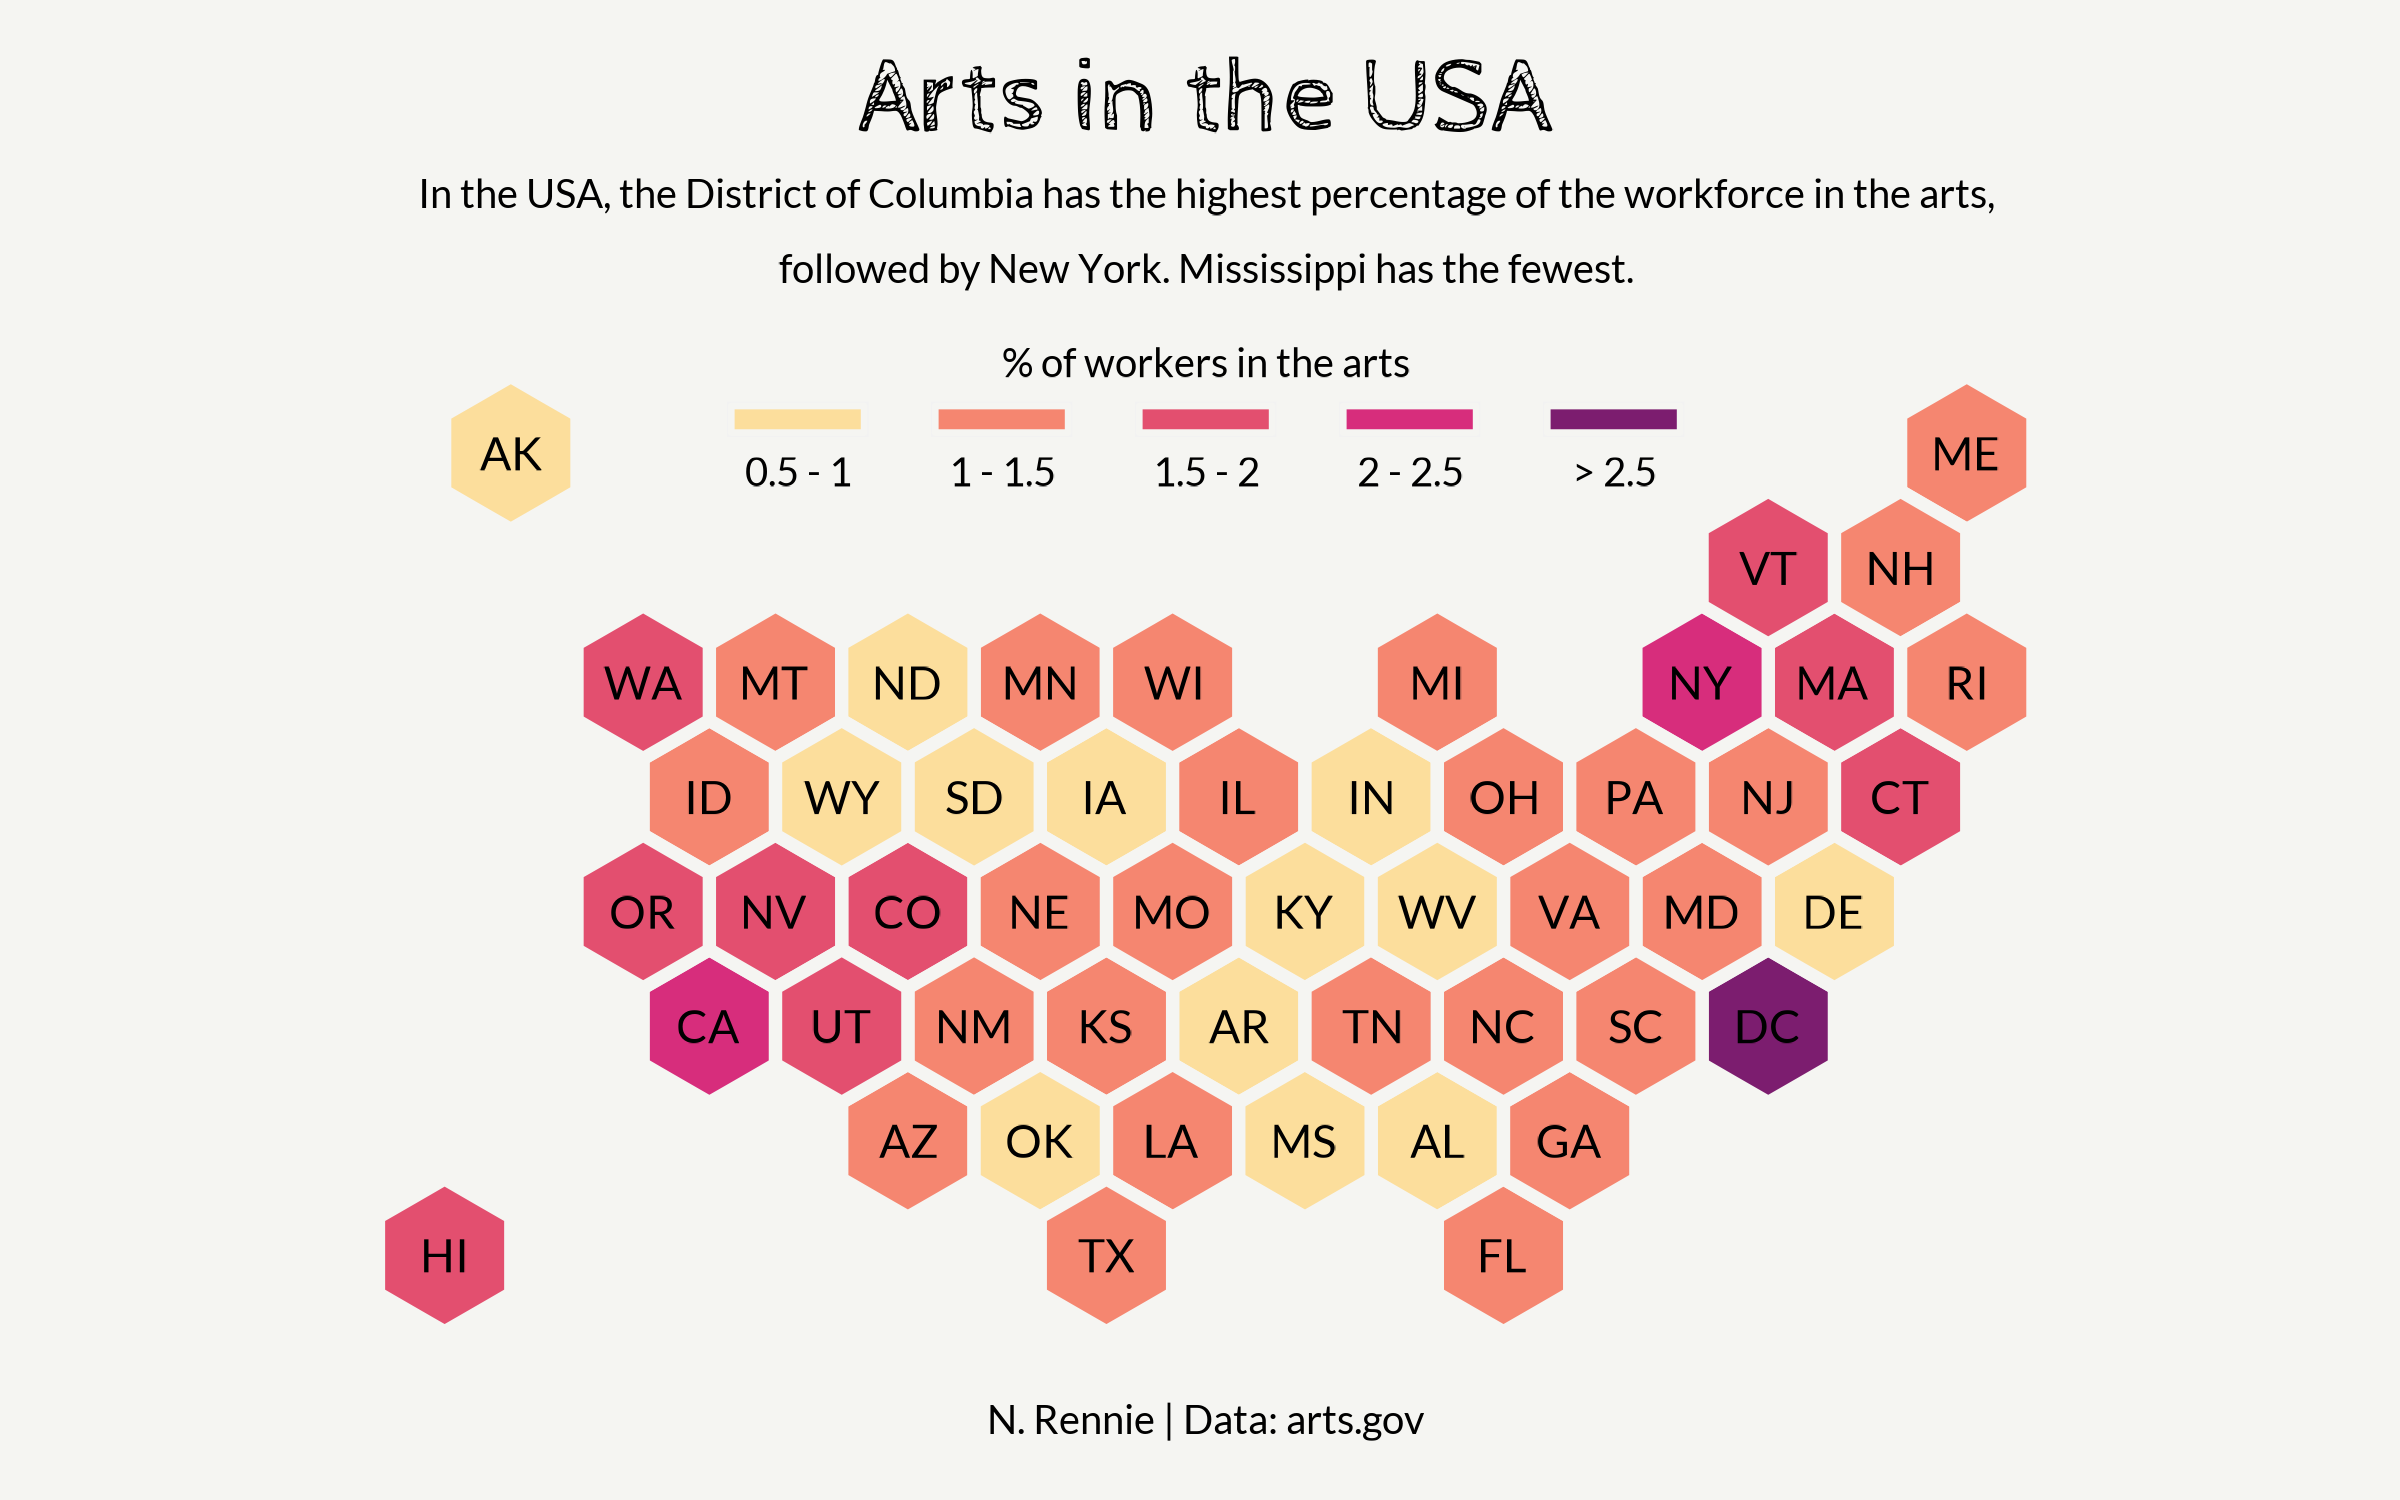

Write the R code that produced this figure.
library(tidyverse)
library(showtext)
library(sf)
library(usefunc)
library(rcartocolor)
library(camcorder)

# load fonts
font_add_google("Cabin Sketch", "cabin")
font_add_google("Lato", "lato")
showtext_auto()

# load data
artists <- readr::read_csv('https://raw.githubusercontent.com/rfordatascience/tidytuesday/master/data/2022/2022-09-27/artists.csv')

# % of workforce in the arts per state
workers_by_state <- artists %>%
  select(-c("artists_share", "location_quotient")) %>%
  group_by(state, type) %>%
  summarise(total_workers = sum(all_workers_n, na.rm = TRUE)) %>%
  select(-type) %>%
  distinct()

plot_data <- artists %>%
  select(-c("artists_share", "location_quotient")) %>%
  group_by(state) %>%
  summarise(total_artists = sum(artists_n, na.rm = TRUE)) %>%
  left_join(workers_by_state, by = "state") %>%
  mutate(artists_share = total_artists/total_workers,
         artists_share = 100*artists_share)

# Download the hexagons here: https://team.carto.com/u/andrew/tables/andrew.us_states_hexgrid/public/map.
hex_data <- geojson_sf("2022/2022-09-27/us_states_hexgrid.geojson")
hex_data <- hex_data %>%
  mutate(google_name = stringr::str_extract(google_name, pattern = "^[^\\(]+"),
         google_name = stringr::str_trim(google_name)) %>%
  left_join(plot_data, by = c("google_name" = "state")) %>%
  sf::st_drop_geometry()

# bin colours
artists_share_bin <- cut(hex_data$artists_share,
                         breaks = c(0, 0.5, 1, 1.5, 2.0, 2.5, Inf),
                         labels = c("0 - 0.5", "0.5 - 1", "1 - 1.5", "1.5 - 2", "2 - 2.5", "> 2.5"),
                         include.lowest = TRUE )
hex_data$artists_share_bin <- artists_share_bin

# fix map crs
us <- geojson_read("2022/2022-09-27/us_states_hexgrid.geojson",  what = "sp")
us_map <- fortify(us, region="iso3166_2")

us_map <- us_map %>%
  left_join(hex_data, by = c("id" = "iso3166_2"))

# get centres
centres <- sf::st_centroid(hex_data)
centres_text <- as.data.frame(sf::st_coordinates(centres))
centres_text$iso3166_2 <- centres$iso3166_2

# define subtitle
st <- usefunc::str_wrap_break("In the USA, the District of Columbia has the highest percentage of the workforce in the arts, followed by New York. Mississippi has the fewest.", 100)

# start recording
gg_record(
  dir = file.path("2022", "2022-09-27", "recording"), # where to save the recording
  device = "png", # device to use to save images
  width = 8, # width of saved image
  height = 5, # height of saved image
  units = "in", # units for width and height
  dpi = 300 # dpi to use when saving image
)

# plot
ggplot() +
  geom_map(data = us_map,
           mapping = aes(map_id = id,
                         x = long,
                         y = lat,
                         fill = artists_share_bin),
           map = us_map,
           colour = "#f5f5f2",
           size = 1.5) +
  coord_map() +
  geom_text(data = centres_text,
            mapping = aes(x = X,
                          y = Y,
                          label = iso3166_2),
            size = 12,
            family = "lato") +
  scale_fill_carto_d(palette = "SunsetDark",
                     direction = 1,
                     guide = guide_legend(keyheight = unit(3, units = "mm"),
                                          keywidth = unit(12, units = "mm"),
                                          label.position = "bottom",
                                          title.position = 'top',
                                          nrow = 1,
                                          title = "% of workers in the arts")) +
  labs(title = "Arts in the USA",
       subtitle = st,
       caption = "N. Rennie | Data: arts.gov") +
  theme(plot.background = element_rect(fill = "#f5f5f2",
                                       colour = "#f5f5f2"),
        panel.background = element_rect(fill = "#f5f5f2",
                                        colour = "#f5f5f2"),
        legend.background = element_rect(fill = "transparent",
                                         colour = "transparent"),
        plot.title = element_text(hjust = 0.5,
                                  size = 80,
                                  family = "cabin"),
        plot.subtitle = element_text(hjust = 0.5,
                                     family = "lato",
                                     size = 30,
                                     lineheight = 0.5),
        plot.caption = element_text(hjust = 0.5,
                                    family = "lato",
                                    size = 30),
        legend.title = element_text(hjust = 0.5,
                                    family = "lato",
                                    size = 30,
                                    margin = margin(b = -10)),
        legend.text = element_text(hjust = 0.5,
                                   family = "lato",
                                   size = 30,
                                   lineheight = 0.1,
                                   margin = margin(t = -10)),
        legend.position = c(0.5, 0.9),
        panel.grid = element_blank(),
        axis.text = element_blank(),
        axis.title = element_blank(),
        axis.ticks = element_blank(),
        plot.margin = unit(c(0.5, 0.5, 0.5, 0.5), unit = "cm"))

# save gif
gg_playback(
  name = file.path("2022", "2022-09-27","20220927.gif"),
  first_image_duration = 4,
  last_image_duration = 12,
  frame_duration = .25
)
